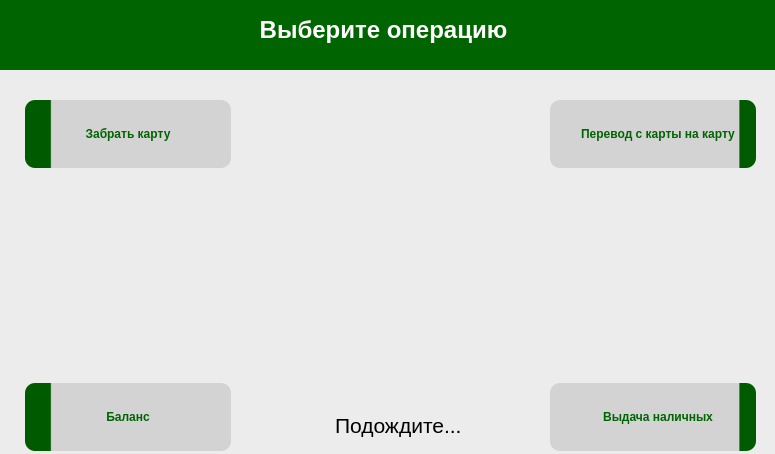
<?xml version="1.0" encoding="UTF-8"?>
<ui version="4.0">
 <class>russian_function</class>
 <widget class="QWidget" name="russian_function">
  <property name="geometry">
   <rect>
    <x>0</x>
    <y>0</y>
    <width>775</width>
    <height>454</height>
   </rect>
  </property>
  <property name="minimumSize">
   <size>
    <width>775</width>
    <height>454</height>
   </size>
  </property>
  <property name="maximumSize">
   <size>
    <width>775</width>
    <height>454</height>
   </size>
  </property>
  <property name="windowTitle">
   <string>Functions</string>
  </property>
  <property name="windowIcon">
   <iconset resource="res.qrc">
    <normaloff>:/rec/pictures/free-icon-atm-5346812.png</normaloff>:/rec/pictures/free-icon-atm-5346812.png</iconset>
  </property>
  <widget class="QGroupBox" name="allGroup">
   <property name="geometry">
    <rect>
     <x>-10</x>
     <y>-20</y>
     <width>791</width>
     <height>481</height>
    </rect>
   </property>
   <property name="title">
    <string>GroupBox</string>
   </property>
   <widget class="QWidget" name="layoutWidget">
    <property name="geometry">
     <rect>
      <x>20</x>
      <y>120</y>
      <width>761</width>
      <height>351</height>
     </rect>
    </property>
    <layout class="QVBoxLayout" name="verticalLayout">
     <item>
      <layout class="QHBoxLayout" name="horizontalLayout_2">
       <item>
        <widget class="QPushButton" name="countinueButton">
         <property name="minimumSize">
          <size>
           <width>231</width>
           <height>68</height>
          </size>
         </property>
         <property name="font">
          <font>
           <pointsize>-1</pointsize>
           <bold>true</bold>
          </font>
         </property>
         <property name="styleSheet">
          <string notr="true">background-color: qlineargradient(spread:pad, x1:0.122749, y1:1, x2:0.129, y2:1, stop:0 rgba(0, 91, 0, 255), stop:1 rgba(211, 211, 211, 255));
color: #006400;
font-size: 12px;
font-weight: 700;
margin-left:15px;
margin-right: 10px;
border-radius: 10px;</string>
         </property>
         <property name="text">
          <string>Забрать карту</string>
         </property>
         <property name="iconSize">
          <size>
           <width>30</width>
           <height>30</height>
          </size>
         </property>
        </widget>
       </item>
       <item>
        <spacer name="horizontalSpacer_2">
         <property name="orientation">
          <enum>Qt::Horizontal</enum>
         </property>
         <property name="sizeHint" stdset="0">
          <size>
           <width>40</width>
           <height>20</height>
          </size>
         </property>
        </spacer>
       </item>
       <item>
        <widget class="QPushButton" name="transfer_button">
         <property name="minimumSize">
          <size>
           <width>231</width>
           <height>68</height>
          </size>
         </property>
         <property name="font">
          <font>
           <pointsize>-1</pointsize>
           <bold>true</bold>
          </font>
         </property>
         <property name="layoutDirection">
          <enum>Qt::RightToLeft</enum>
         </property>
         <property name="styleSheet">
          <string notr="true">background-color:qlineargradient(spread:pad, x1:0.921631, y1:1, x2:0.917, y2:1, stop:0 rgba(0, 91, 0, 255), stop:1 rgba(211, 211, 211, 255));
color: #006400;
font-size: 12px;
font-weight: 700;
margin-left:10px;
margin-right: 15px;
border-radius: 10px;</string>
         </property>
         <property name="text">
          <string>Перевод с карты на карту</string>
         </property>
        </widget>
       </item>
      </layout>
     </item>
     <item>
      <spacer name="verticalSpacer">
       <property name="orientation">
        <enum>Qt::Vertical</enum>
       </property>
       <property name="sizeHint" stdset="0">
        <size>
         <width>20</width>
         <height>40</height>
        </size>
       </property>
      </spacer>
     </item>
     <item>
      <layout class="QHBoxLayout" name="horizontalLayout">
       <item>
        <widget class="QPushButton" name="balance_button">
         <property name="minimumSize">
          <size>
           <width>231</width>
           <height>68</height>
          </size>
         </property>
         <property name="font">
          <font>
           <pointsize>-1</pointsize>
           <bold>true</bold>
          </font>
         </property>
         <property name="styleSheet">
          <string notr="true">background-color: qlineargradient(spread:pad, x1:0.122749, y1:1, x2:0.129, y2:1, stop:0 rgba(0, 91, 0, 255), stop:1 rgba(211, 211, 211, 255));
color: #006400;
font-size: 12px;
font-weight: 700;
margin-left:15px;
margin-right: 10px;
border-radius: 10px;</string>
         </property>
         <property name="text">
          <string>Баланс</string>
         </property>
         <property name="iconSize">
          <size>
           <width>30</width>
           <height>30</height>
          </size>
         </property>
        </widget>
       </item>
       <item>
        <spacer name="horizontalSpacer">
         <property name="orientation">
          <enum>Qt::Horizontal</enum>
         </property>
         <property name="sizeHint" stdset="0">
          <size>
           <width>40</width>
           <height>20</height>
          </size>
         </property>
        </spacer>
       </item>
       <item>
        <widget class="QPushButton" name="give_cashButton">
         <property name="minimumSize">
          <size>
           <width>231</width>
           <height>68</height>
          </size>
         </property>
         <property name="font">
          <font>
           <pointsize>-1</pointsize>
           <bold>true</bold>
          </font>
         </property>
         <property name="layoutDirection">
          <enum>Qt::RightToLeft</enum>
         </property>
         <property name="styleSheet">
          <string notr="true">background-color:qlineargradient(spread:pad, x1:0.921631, y1:1, x2:0.917, y2:1, stop:0 rgba(0, 91, 0, 255), stop:1 rgba(211, 211, 211, 255));
color: #006400;
font-size: 12px;
font-weight: 700;
margin-left:10px;
margin-right: 15px;
border-radius: 10px;</string>
         </property>
         <property name="text">
          <string>Выдача наличных</string>
         </property>
        </widget>
       </item>
      </layout>
     </item>
    </layout>
   </widget>
   <widget class="QLabel" name="main_label">
    <property name="geometry">
     <rect>
      <x>-2</x>
      <y>9</y>
      <width>791</width>
      <height>81</height>
     </rect>
    </property>
    <property name="font">
     <font>
      <pointsize>18</pointsize>
      <bold>true</bold>
     </font>
    </property>
    <property name="styleSheet">
     <string notr="true">color:white;
background-color:#006400;</string>
    </property>
    <property name="text">
     <string>Выберите операцию</string>
    </property>
    <property name="alignment">
     <set>Qt::AlignCenter</set>
    </property>
   </widget>
  </widget>
  <widget class="QGroupBox" name="wait_group">
   <property name="geometry">
    <rect>
     <x>165</x>
     <y>-30</y>
     <width>431</width>
     <height>491</height>
    </rect>
   </property>
   <property name="minimumSize">
    <size>
     <width>0</width>
     <height>454</height>
    </size>
   </property>
   <property name="autoFillBackground">
    <bool>false</bool>
   </property>
   <property name="styleSheet">
    <string notr="true">border:none;</string>
   </property>
   <property name="title">
    <string>GroupBox</string>
   </property>
   <widget class="QGraphicsView" name="graphicsView_2">
    <property name="geometry">
     <rect>
      <x>10</x>
      <y>40</y>
      <width>411</width>
      <height>391</height>
     </rect>
    </property>
    <property name="styleSheet">
     <string notr="true">background: transparent</string>
    </property>
   </widget>
   <widget class="QLabel" name="label_2">
    <property name="geometry">
     <rect>
      <x>170</x>
      <y>440</y>
      <width>131</width>
      <height>31</height>
     </rect>
    </property>
    <property name="font">
     <font>
      <pointsize>16</pointsize>
     </font>
    </property>
    <property name="text">
     <string>Подождите...</string>
    </property>
   </widget>
  </widget>
 </widget>
 <resources>
  <include location="res.qrc"/>
 </resources>
 <connections/>
</ui>
